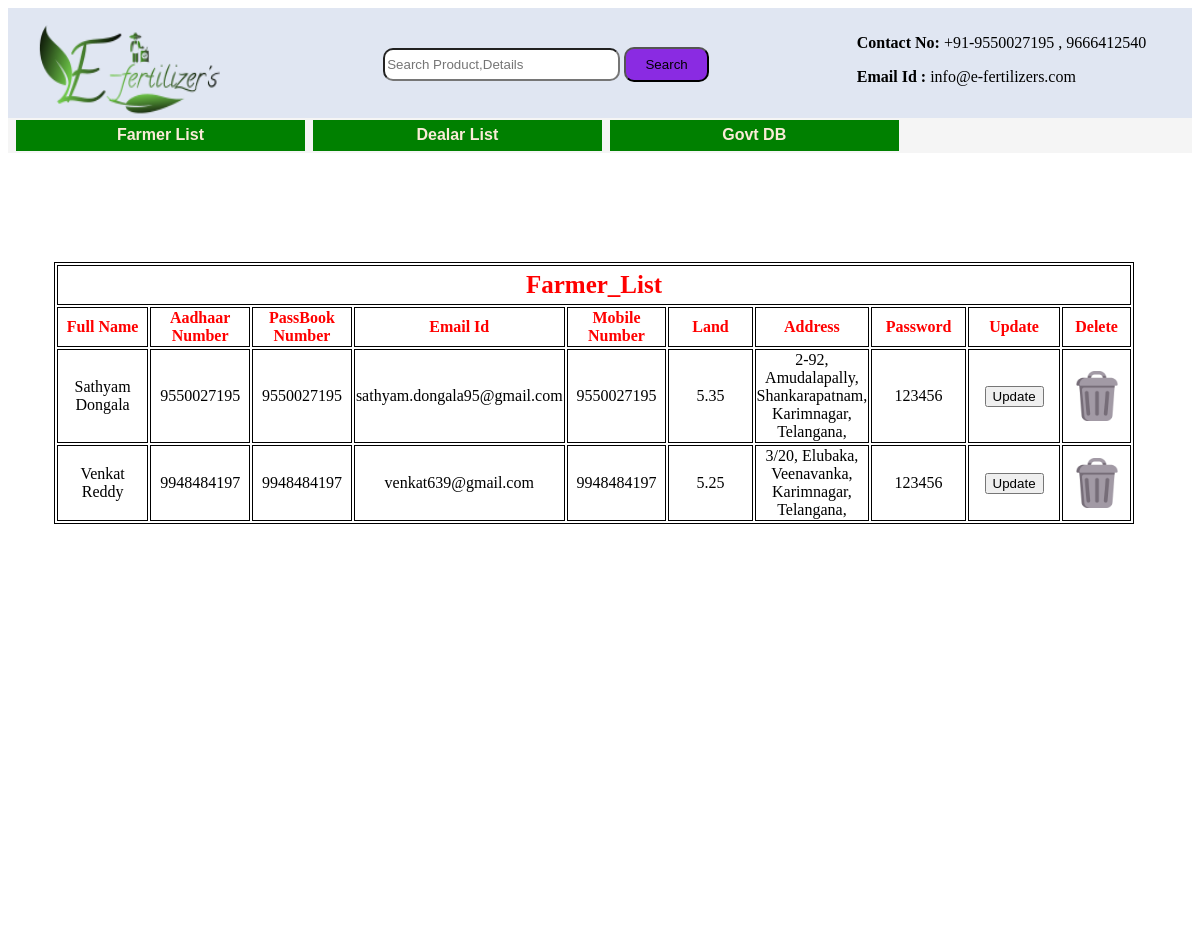
Screenshot of /sathya/fdata with the database file from the repository.
### Farmer/models.py (models this page shows)
class Customer(models.Model):
    First_Name = models.CharField(max_length=50)
    Last_Name = models.CharField(max_length=50)
    Mobile_Number = models.IntegerField()
    Email_Id = models.EmailField(max_length=50)
    House_Number = models.CharField(max_length=50)
    Village_Name = models.CharField(max_length=50)
    Mandal_Name = models.CharField(max_length=50)
    District_Name = models.CharField(max_length=50)
    State_Name = models.CharField(max_length=50)
    Aadhaar_Number = models.IntegerField()
    PassBook_Number = models.CharField(max_length=50)
    Land = models.DecimalField(max_digits=10,decimal_places=2)
    Password = models.CharField(max_length=20)

### Admin/views.py (the view)
# urls.py: path("fdata",views.Farmer_Data,name="fdata"),
def Farmer_Data(request):
    res = Customer.objects.all()
    return render(request,"Admin/Farmer Data.html",{"data":res})

### Templates/Admin/Farmer Data.html (shortened to what this page needs)
{% extends 'Admin_Base.html' %}
{% block Admin %}
{% load static %}
<div class="FF1">
    <div>
        <table>
            <tr><th colspan="10" class="FF2">Farmer_List</th></tr>
            <tr>
                <th>Full Name</th>
                <th>Aadhaar Number</th>
                <th>PassBook Number</th>
                <th>Email Id</th>
                <th>Mobile Number</th>
                <th>Land</th>
                <th>Address</th>
                <th>Password</th>
                <th>Update</th>
                <th>Delete</th>
            </tr>
            {% for i in data %}
            <tr>
                <td>{{i.First_Name}} {{i.Last_Name}}</td>
                <td>{{i.Aadhaar_Number}}</td>
                <td>{{i.PassBook_Number}}</td>
                <td>{{i.Email_Id}}</td>
                <td>{{i.Mobile_Number}}</td>
                <td>{{i.Land}}</td>
                <td>{{i.House_Number}},
                    {{i.Village_Name}},
                    {{i.Mandal_Name}},
                    {{i.District_Name}},
                    {{i.State_Name}},
                </td>
                <td>{{i.Password}}</td>
                <td>
                    <button type="submit">Update</button>
                </td>
                <td>
                    <a href="adminfarmerdelete?id={{i.id}}">
                        <img width="50" height="50" src="{% static 'Images/Icon/garbage.png' %}">
                    </a>
                </td>
            </tr>
            {% endfor %}
        </table>
    </div>
</div>
{% endblock %}

### Static/CSS/home.css (style rules this page uses)
.FF1 { height: 80%;width: 100%;background-color: rgba(0, 206, 209, 0.644); }
.FF1 table { height: 45%;width: 55%;border: 1px solid black;position: absolute;top: 15%;left: 20%; }
.FF1 table th { border:1px solid black; }
.FF1 table td { border:1px solid black;text-align: center; }
.FF2 { font-size: 25; }

### Templates/Admin/Farmer Data.html (style rules this page uses)
.FF1 { float: left; height: 100%;width: 100%;background-color: white; }
.FF1 div { float: left;width: 90%;transform: translate(-50,-50);position: absolute;top: 28%;right: 23.5%; }
.FF1 table { border: 1px solid black;width: 100%; }
.FF1 table th { border:1px solid black;width: 10.3%;height: 40px;color: red; }
.FF1 table td { border:1px solid black;text-align: center; }
.FF2 { font-size: 25; }

### rows the page displays
Customer: First_Name "Sathyam", Last_Name "Dongala", Aadhaar_Number "9550027195", PassBook_Number "9550027195", Email_Id "sathyam.dongala95@gmail.com", Mobile_Number "9550027195", Land "5.35", House_Number "2-92", Village_Name "Amudalapally", Mandal_Name "Shankarapatnam", District_Name "Karimnagar", State_Name "Telangana", Password "123456"
Customer: First_Name "Venkat", Last_Name "Reddy", Aadhaar_Number "9948484197", PassBook_Number "9948484197", Email_Id "venkat639@gmail.com", Mobile_Number "9948484197", Land "5.25", House_Number "3/20", Village_Name "Elubaka", Mandal_Name "Veenavanka", District_Name "Karimnagar", State_Name "Telangana", Password "123456"
